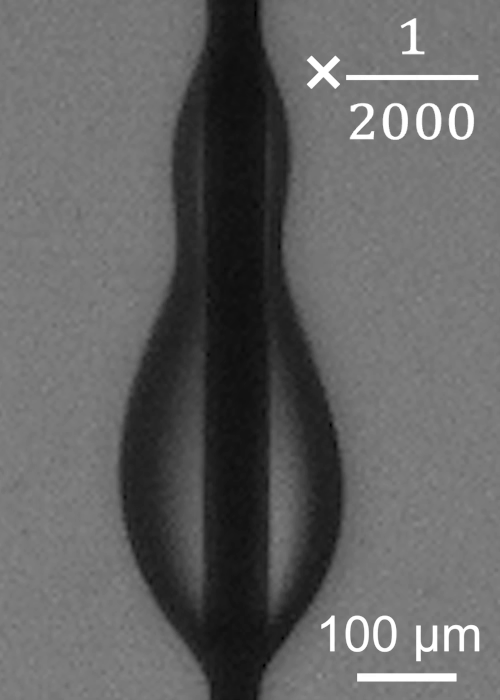
#> input picture frame 30 of analysis/irrationality_di_ara/T409_combined_handover_droplets/source_videos/Video_S4.mp4, 500 x 700 px, given in place of Video_S2.mp4, which was not available
$ python t409_geometry_extraction_qa.py
#> lines starting #> are read from the running program, lines starting #| are printed output that depends on the picture; after the words box and inside, x2 and y2 are one past the last pixel; in counts of white or black regions, pixels touching at a corner belong together; pictures that were not available may be replaced by others from this repository, and a replacement may not be noted
"""Pre-score geometric extraction QA for T409 fibre coalescence events.

The script extracts the droplet/fibre silhouette envelope and counts persistent
lobes.  It is used only to register the independent physical handover target
(two lobes becoming one).  It does not calculate optical flow, ARA waves,
crossings, controls, or a test verdict.
"""

from __future__ import annotations

import csv
from dataclasses import dataclass
from pathlib import Path

import cv2
import matplotlib.pyplot as plt
import numpy as np
from scipy.ndimage import gaussian_filter1d, median_filter
from scipy.signal import find_peaks


HERE = Path(__file__).resolve().parent
VIDEO_DIR = HERE / "source_videos"
OUT_DIR = HERE / "geometry_qa"


@dataclass(frozen=True)
class Config:
    name: str
    rotate_clockwise: bool = False
    min_prominence_px: float = 9.0
    min_distance_px: int = 70


CONFIGS = (
    Config("Video_S2.mp4", min_prominence_px=8.0, min_distance_px=90),
    Config("Video_S3.mp4", min_prominence_px=8.0, min_distance_px=90),
    Config("Video_S4.mp4", rotate_clockwise=True, min_prominence_px=7.0, min_distance_px=65),
    Config("Video_S5.mp4", min_prominence_px=8.0, min_distance_px=90),
    Config("Video_S6.mp4", min_prominence_px=10.0, min_distance_px=110),
    Config("Video_S7.mp4", min_prominence_px=10.0, min_distance_px=110),
)


def orient(frame: np.ndarray, cfg: Config) -> np.ndarray:
    if cfg.rotate_clockwise:
        return cv2.rotate(frame, cv2.ROTATE_90_CLOCKWISE)
    return frame


def silhouette_profile(frame: np.ndarray) -> tuple[np.ndarray, int, float]:
    gray = cv2.cvtColor(frame, cv2.COLOR_BGR2GRAY).astype(float)
    h, w = gray.shape
    # The pre-wetted fibre is the darkest long horizontal structure.
    row_darkness = np.mean(gray[:, int(0.08 * w) : int(0.92 * w)], axis=1)
    centre = int(np.argmin(gaussian_filter1d(row_darkness, 2.0)))

    border = np.concatenate(
        [
            gray[: max(8, h // 12), : w // 2].ravel(),
            gray[-max(8, h // 12) :, : w // 2].ravel(),
        ]
    )
    background = float(np.median(border))
    dark_threshold = background - 32.0

    y0 = max(0, centre - int(0.42 * h))
    y1 = min(h, centre + int(0.42 * h) + 1)
    local = gray[y0:y1]
    ys = np.arange(y0, y1)[:, None]
    dark = local < dark_threshold
    distances = np.where(dark, np.abs(ys - centre), -1.0)
    half_height = np.max(distances, axis=0)
    half_height = np.maximum(half_height, 0.0)
    half_height = median_filter(half_height, size=5, mode="nearest")
    half_height = gaussian_filter1d(half_height, 4.0)
    return half_height, centre, background


def main() -> None:
    OUT_DIR.mkdir(parents=True, exist_ok=True)
    summary_rows: list[dict[str, object]] = []

    for cfg in CONFIGS:
        path = VIDEO_DIR / cfg.name
        cap = cv2.VideoCapture(str(path))
        fps = float(cap.get(cv2.CAP_PROP_FPS))
        frame_count = int(cap.get(cv2.CAP_PROP_FRAME_COUNT))
        profiles: list[np.ndarray] = []
        peak_counts: list[int] = []
        centres: list[int] = []
        peak_positions: list[np.ndarray] = []

        for frame_index in range(frame_count):
            ok, frame = cap.read()
            if not ok:
                raise RuntimeError(f"Could not decode {cfg.name} frame {frame_index}")
            frame = orient(frame, cfg)
            profile, centre, _ = silhouette_profile(frame)
            baseline = float(np.percentile(profile, 12))
            excess = np.maximum(profile - baseline, 0.0)
            peaks, _ = find_peaks(
                excess,
                prominence=cfg.min_prominence_px,
                distance=cfg.min_distance_px,
            )
            profiles.append(excess)
            peak_counts.append(len(peaks))
            centres.append(centre)
            peak_positions.append(peaks)
#> this loop made 31 passes
#> (centre, y0 in silhouette_profile, y1 in silhouette_profile, peaks) on passes 1 to 12: (415, 121, 700, [232]), (415, 121, 700, [232]), (415, 121, 700, [232]), (396, 102, 691, [233]), (396, 102, 691, [233]), (396, 102, 691, [233]), (361, 67, 656, [234]), (361, 67, 656, [234]), (361, 67, 656, [234]), (365, 71, 660, [233]), (365, 71, 660, [233]), (365, 71, 660, [233])
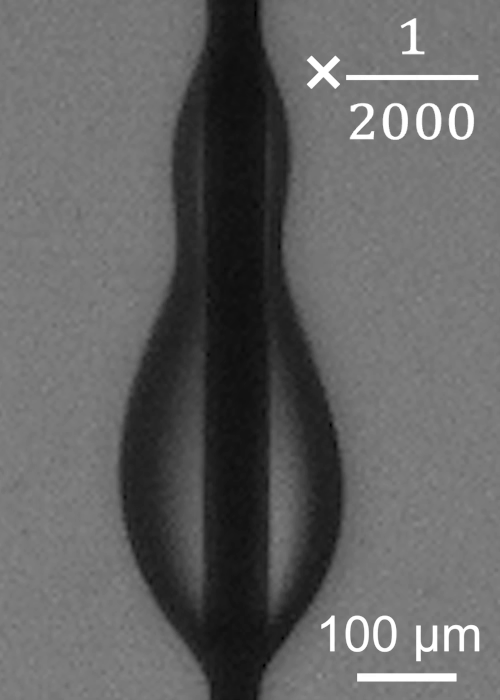
#> input picture frame 30 of analysis/irrationality_di_ara/T409_combined_handover_droplets/source_videos/Video_S4.mp4, 500 x 700 px, given in place of Video_S2.mp4, which was not available
#> pass 1, in silhouette_profile, `local = gray[y0:y1]`:
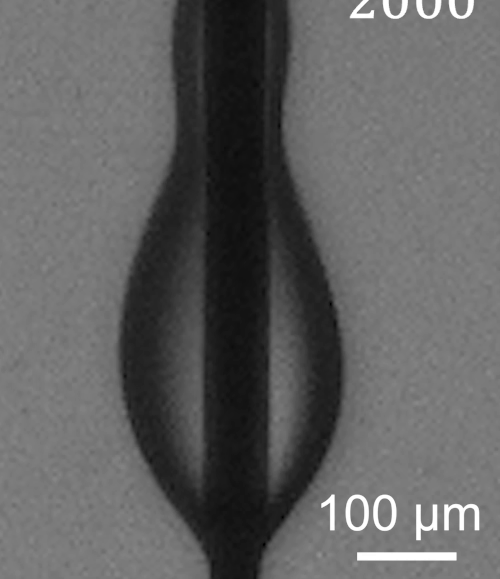
#> local: shape (579, 500) float64; min 0, max 255, mean 96.8
#> pass 1, in silhouette_profile, `dark = local < dark_threshold`:
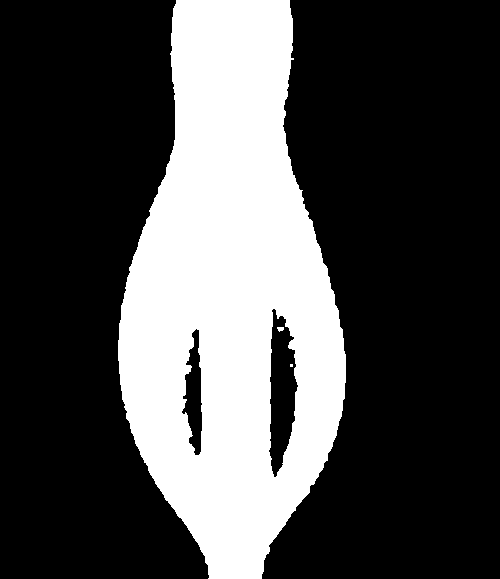
#> dark: shape (579, 500) bool; 29.5% white; 3 white regions (1 under 20 px), largest, box (x1, y1, x2, y2) and area: (118, 0, 346, 579) 85510, (277, 327, 284, 332) 26
#> pass 1, in silhouette_profile, `distances = np.where(dark, np.abs(ys - centre), -1.0)`:
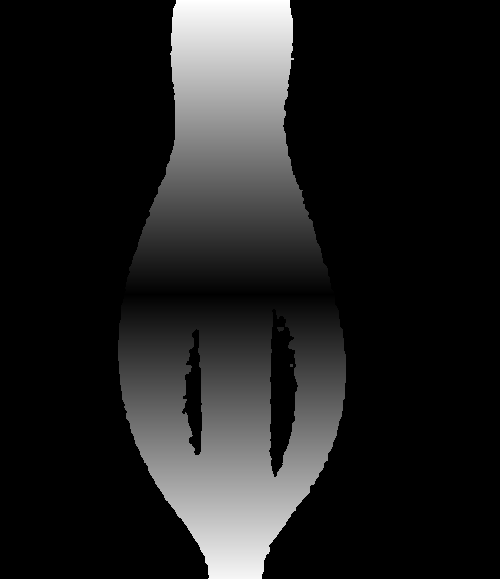
#> distances: shape (579, 500) float64; min -1, max 294, mean 36; drawn with min black and max white
#> after the loop:
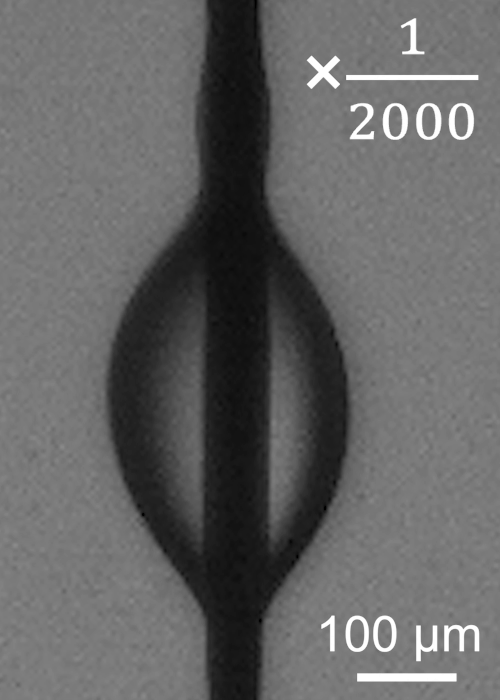
#> frame: shape (700, 500, 3); min 0, max 255, mean 100.2
#> after the loop, centres = 30 values, max 415 at index 0, min 344 at index 24, mean 367.1; peak_counts = 30 values from 1 to 1; peak_positions = 30 items, first 6: [232], [232], [232], [233], [233], [233]; profiles = 30 items

        cap.release()
        profile_arr = np.vstack(profiles)
        counts = median_filter(np.asarray(peak_counts, dtype=float), size=5, mode="nearest")

        # Candidate handovers are persistent decreases in the lobe count.
        candidates: list[int] = []
        persistence = 8
        for i in range(1, frame_count - persistence):
            before = int(round(np.median(counts[max(0, i - persistence) : i])))
            after = int(round(np.median(counts[i : i + persistence])))
            if before > after and (not candidates or i - candidates[-1] > persistence):
                candidates.append(i)

        for order, frame_index in enumerate(candidates, start=1):
            summary_rows.append(
                {
                    "video": cfg.name,
                    "candidate_order": order,
                    "candidate_frame": frame_index,
                    "playback_time_s": frame_index / fps,
                    "count_before": int(round(np.median(counts[max(0, frame_index - persistence) : frame_index]))),
                    "count_after": int(round(np.median(counts[frame_index : frame_index + persistence]))),
                    "status": "QA candidate only",
                }
            )

        fig, axes = plt.subplots(2, 1, figsize=(15, 9), constrained_layout=True)
        x = np.arange(frame_count)
        axes[0].plot(x, counts, color="#1f77b4", lw=1.8)
        for c in candidates:
            axes[0].axvline(c, color="#d62728", ls="--", alpha=0.75)
        axes[0].set(
            title=f"{cfg.name}: independent silhouette lobe count (pre-score QA)",
            xlabel="encoded video frame",
            ylabel="persistent lobe count",
        )
        axes[0].grid(alpha=0.25)

        image = axes[1].imshow(
            profile_arr.T,
            aspect="auto",
            origin="lower",
            cmap="magma",
            interpolation="nearest",
        )
        for c in candidates:
            axes[1].axvline(c, color="cyan", ls="--", alpha=0.8)
        axes[1].set(
            title="Silhouette height above the pre-wetted fibre baseline",
            xlabel="encoded video frame",
            ylabel="position along fibre (pixels)",
        )
        fig.colorbar(image, ax=axes[1], label="half-height excess (pixels)")
        fig.savefig(OUT_DIR / f"{Path(cfg.name).stem}_GEOMETRY_QA.png", dpi=160)
        plt.close(fig)

    fields = [
        "video",
        "candidate_order",
        "candidate_frame",
        "playback_time_s",
        "count_before",
        "count_after",
        "status",
    ]
    with (OUT_DIR / "T409_GEOMETRY_QA_CANDIDATES.csv").open("w", newline="", encoding="utf-8") as handle:
        writer = csv.DictWriter(handle, fieldnames=fields)
        writer.writeheader()
        writer.writerows(summary_rows)


if __name__ == "__main__":
    main()

$ run again, starting later in the video
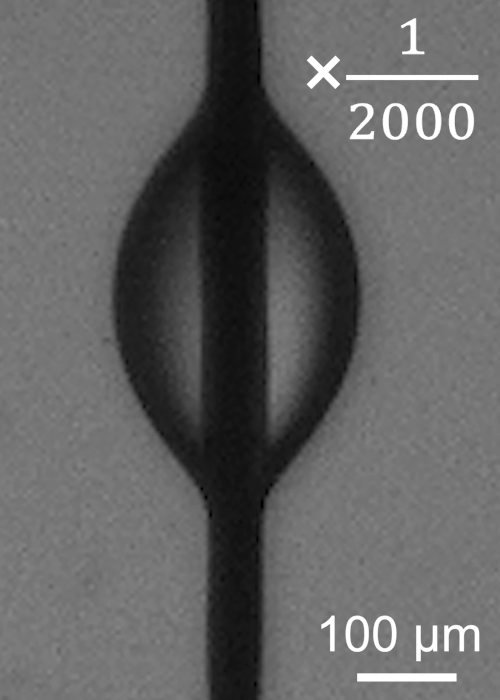
#> input picture frame 135 of analysis/irrationality_di_ara/T409_combined_handover_droplets/source_videos/Video_S4.mp4, 500 x 700 px, given in place of Video_S2.mp4, which was not available
#> the loop in main, `for frame_index in range(frame_count):` made 31 passes
#> (centre, background in silhouette_profile, dark_threshold in silhouette_profile, y1 in silhouette_profile, peaks) on passes 1 to 8: (234, 115, 83, 529, [235]), (234, 115, 83, 529, [235]), (236, 115, 83, 531, [235]), (236, 115, 83, 531, [235]), (236, 115, 83, 531, [235]), (219, 115, 83, 514, [235]), (219, 115, 83, 514, [235]), (219, 115, 83, 514, [235])
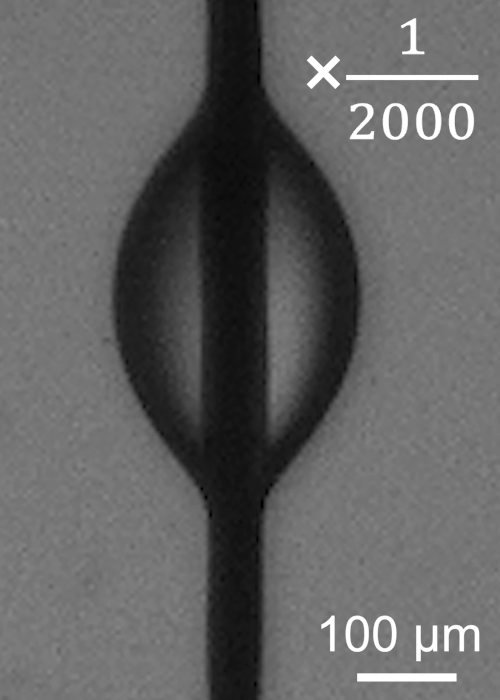
#> input picture frame 135 of analysis/irrationality_di_ara/T409_combined_handover_droplets/source_videos/Video_S4.mp4, 500 x 700 px, given in place of Video_S2.mp4, which was not available
#> pass 1, in silhouette_profile, `dark = local < dark_threshold`:
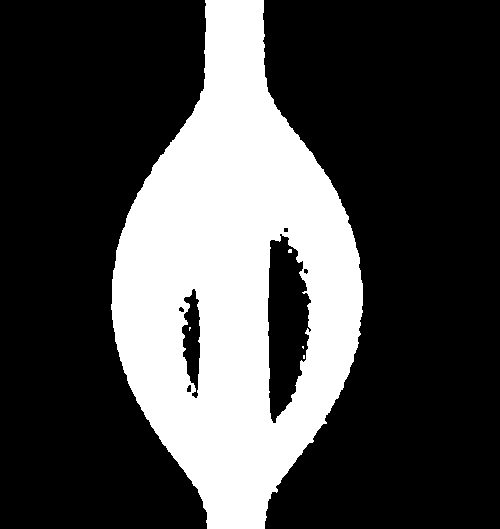
#> dark: shape (529, 500) bool; 28.6% white; 5 white regions (4 under 20 px), largest, box (x1, y1, x2, y2) and area: (111, 0, 363, 529) 75677
#> after the loop in main, `for frame_index in range(frame_count):`:
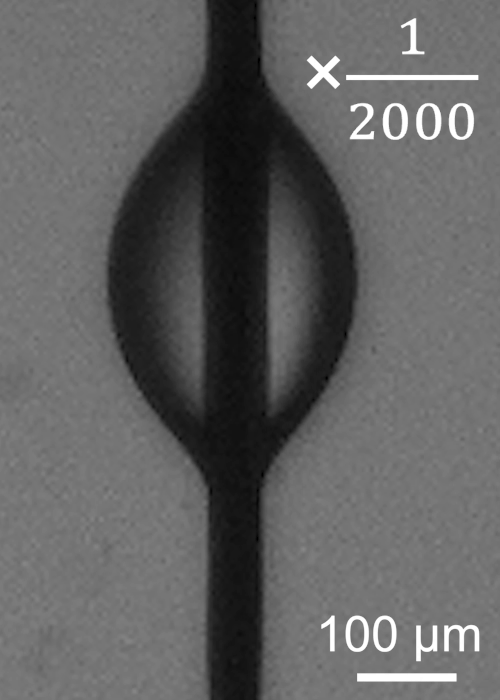
#> frame: shape (700, 500, 3); min 0, max 255, mean 96.7
#> after the loop in main, `for frame_index in range(frame_count):`: centres = 30 values, max 236 at index 2, min 199 at index 17, mean 218.4; peak_counts = 30 values from 1 to 1; peak_positions = 30 items, first 6: [235], [235], [235], [235], [235], [235]; profiles = 30 items

$ run again, starting later in the video
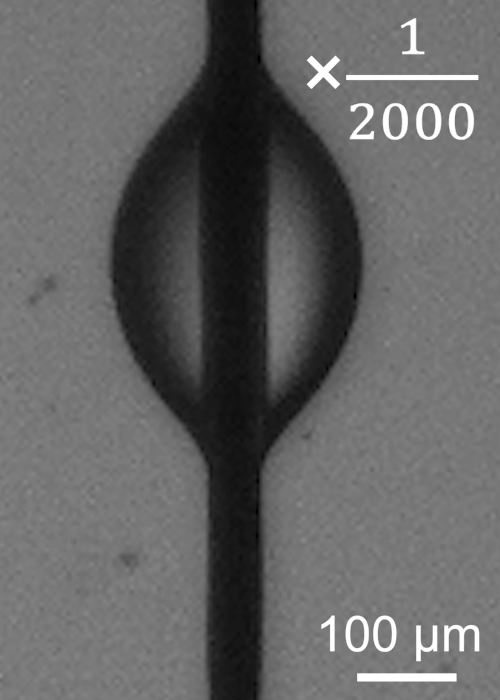
#> input picture frame 240 of analysis/irrationality_di_ara/T409_combined_handover_droplets/source_videos/Video_S4.mp4, 500 x 700 px, given in place of Video_S2.mp4, which was not available
#> the loop in main, `for frame_index in range(frame_count):` made 31 passes
#> (centre, background in silhouette_profile, dark_threshold in silhouette_profile, y1 in silhouette_profile, peaks) on passes 1 to 8: (184, 117, 85, 479, [235]), (200, 118, 86, 495, [49, 235]), (200, 118, 86, 495, [49, 235]), (200, 118, 86, 495, [49, 235]), (199, 118, 86, 494, [50, 234]), (199, 118, 86, 494, [50, 234]), (199, 118, 86, 494, [50, 234]), (199, 119, 87, 494, [52, 235])
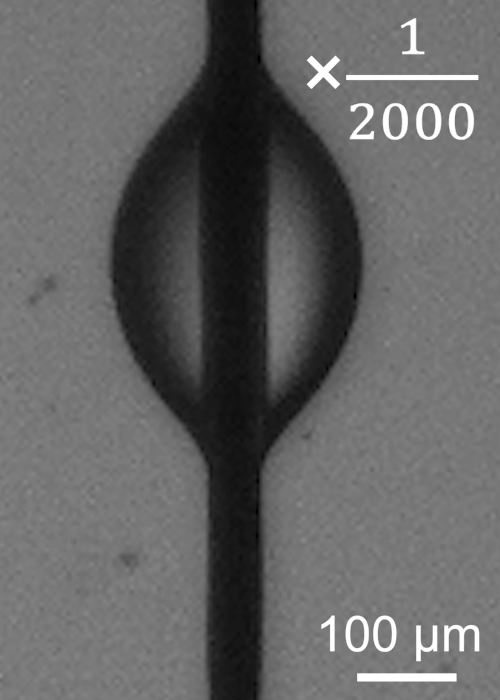
#> input picture frame 240 of analysis/irrationality_di_ara/T409_combined_handover_droplets/source_videos/Video_S4.mp4, 500 x 700 px, given in place of Video_S2.mp4, which was not available
#> pass 1, in silhouette_profile, `dark = local < dark_threshold`:
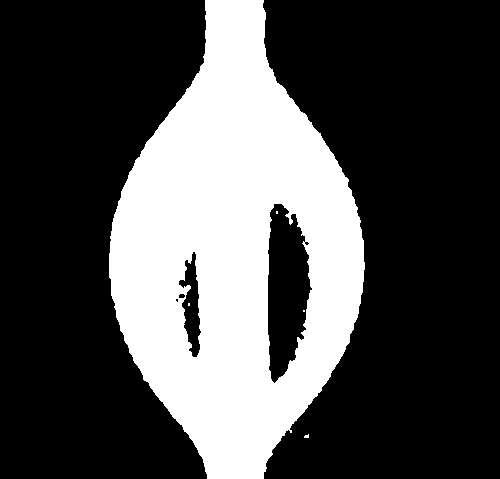
#> dark: shape (479, 500) bool; 30.2% white; 5 white regions (4 under 20 px), largest, box (x1, y1, x2, y2) and area: (109, 0, 365, 479) 72240
#> pass 1, in silhouette_profile, `distances = np.where(dark, np.abs(ys - centre), -1.0)`:
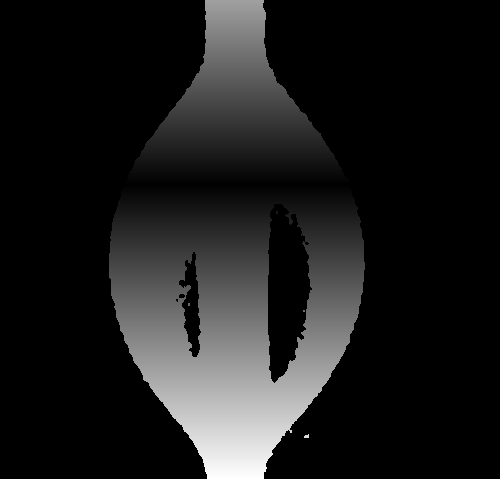
#> distances: shape (479, 500) float64; min -1, max 294, mean 31.4; drawn with min black and max white
#> after the loop in main, `for frame_index in range(frame_count):`: centres = 30 values, max 200 at index 1, min 182 at index 13, mean 196.5; peak_counts = 30 values from 1 to 2; peak_positions = 30 items, first 6: [235], [49, 235], [49, 235], [49, 235], [50, 234], [50, 234]; profiles = 30 items
